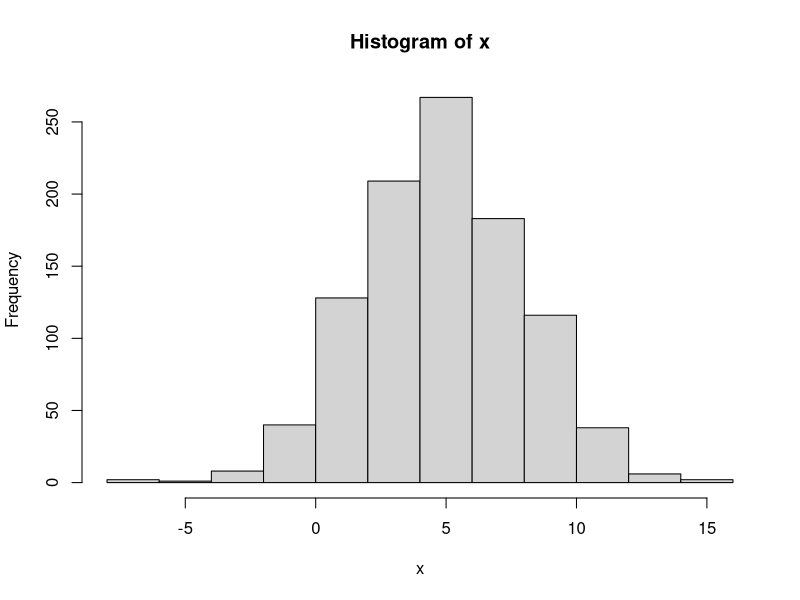
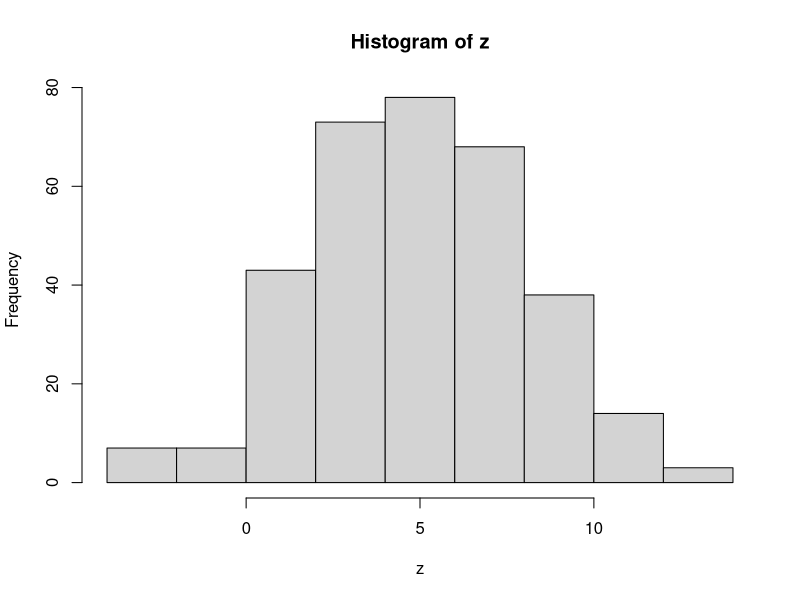
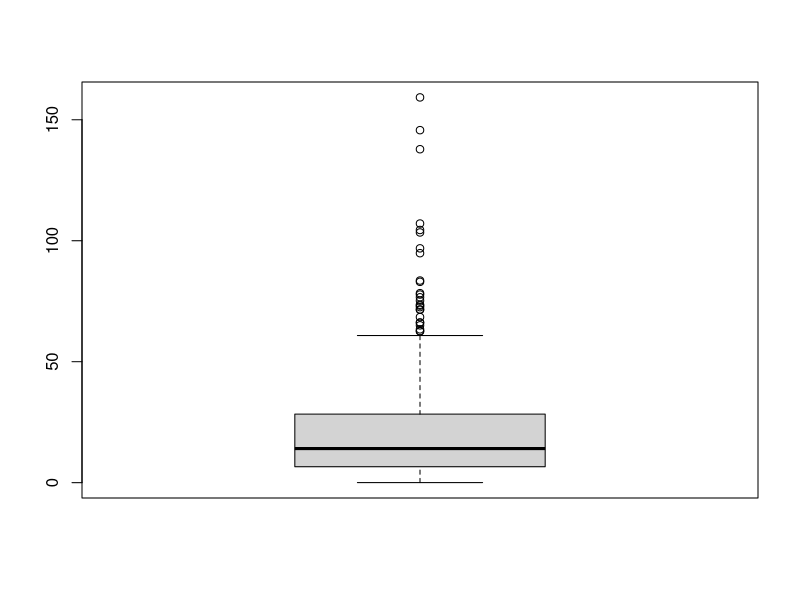

Generate these figures, in order, with R:
#1
#distribucion normal
x<-rnorm(1000,5,3)
hist(x)
z<-rnorm(331,5,3)
hist(z)

#2
#a
y<-rexp(500,1/20)
mean(y)
#la media es menor al valor esperado ya que es 19.1927
#b
qexp(y)
qexp(0.33,1/20)
#c
boxplot(y)
